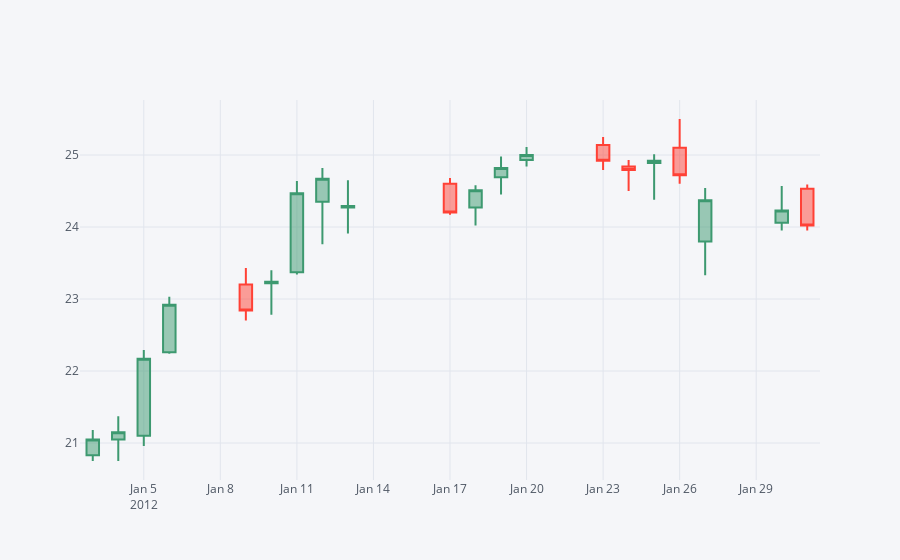

The code cell stored with this chart in its notebook:
### Code cell
GM.loc['2012-01'].iplot(kind='candle')

### Figure 1 — Plotly figure (JSON) as saved in the notebook; plotly's stock layout.template omitted (floating-point values rounded to 4 significant figures)
{"data": [{"close": [21.05, 21.15, 22.17, 22.92, 22.84, 23.24, 24.47, 24.67, 24.29, 24.2, 24.51, 24.82, 25, 24.92, 24.79, 24.92, 24.72, 24.37, 24.23, 24.02], "high": [21.18, 21.37, 22.29, 23.03, 23.43, 23.4, 24.64, 24.82, 24.65, 24.68, 24.58, 24.98, 25.11, 25.25, 24.93, 25.01, 25.5, 24.54, 24.57, 24.59], "low": [20.75, 20.75, 20.96, 22.24, 22.7, 22.78, 23.34, 23.76, 23.91, 24.17, 24.02, 24.45, 24.84, 24.79, 24.5, 24.38, 24.6, 23.33, 23.95, 23.95], "open": [20.83, 21.05, 21.1, 22.26, 23.2, 23.22, 23.37, 24.35, 24.27, 24.6, 24.27, 24.69, 24.93, 25.14, 24.84, 24.89, 25.1, 23.8, 24.06, 24.53], "showlegend": false, "type": "candlestick", "x": ["2012-01-03", "2012-01-04", "2012-01-05", "2012-01-06", "2012-01-09", "2012-01-10", "2012-01-11", "2012-01-12", "2012-01-13", "2012-01-17", "2012-01-18", "2012-01-19", "2012-01-20", "2012-01-23", "2012-01-24", "2012-01-25", "2012-01-26", "2012-01-27", "2012-01-30", "2012-01-31"], "yaxis": "y2"}], "layout": {"legend": {"bgcolor": "#F5F6F9", "font": {"color": "#4D5663"}}, "paper_bgcolor": "#F5F6F9", "plot_bgcolor": "#F5F6F9", "title": {"font": {"color": "#4D5663"}}, "xaxis": {"gridcolor": "#E1E5ED", "rangeslider": {"visible": false}, "showgrid": true, "tickfont": {"color": "#4D5663"}, "title": {"font": {"color": "#4D5663"}, "text": ""}, "zerolinecolor": "#E1E5ED"}, "yaxis": {"gridcolor": "#E1E5ED", "showgrid": true, "showticklabels": false, "tickfont": {"color": "#4D5663"}, "title": {"font": {"color": "#4D5663"}, "text": ""}, "zerolinecolor": "#E1E5ED"}, "yaxis2": {"gridcolor": "#E1E5ED", "showgrid": true, "tickfont": {"color": "#4D5663"}, "title": {"font": {"color": "#4D5663"}, "text": ""}, "zerolinecolor": "#E1E5ED"}}}
